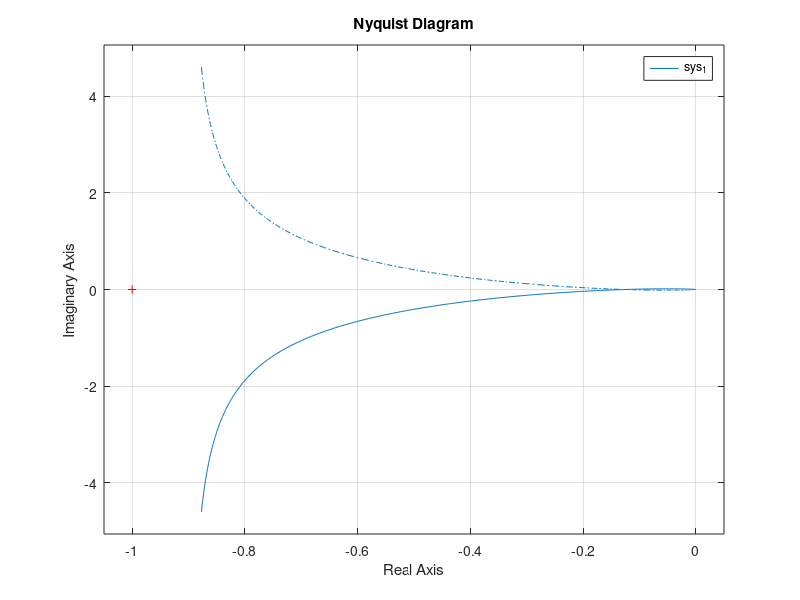
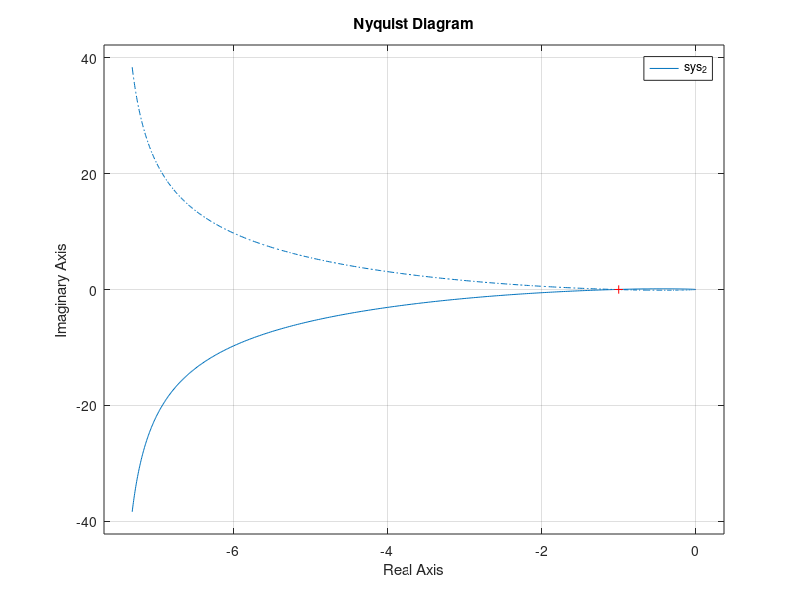

Source code (MATLAB) for these figures, in order:
K_1 = 30;
K_2 = 250;

num_1 = K_1;
num_2 = K_2;
den = [1, 12, 20, 0];

sys_1 = tf(num_1, den);
nyquist(sys_1);

sys_2 = tf(num_2, den);
figure();
nyquist(sys_2);



